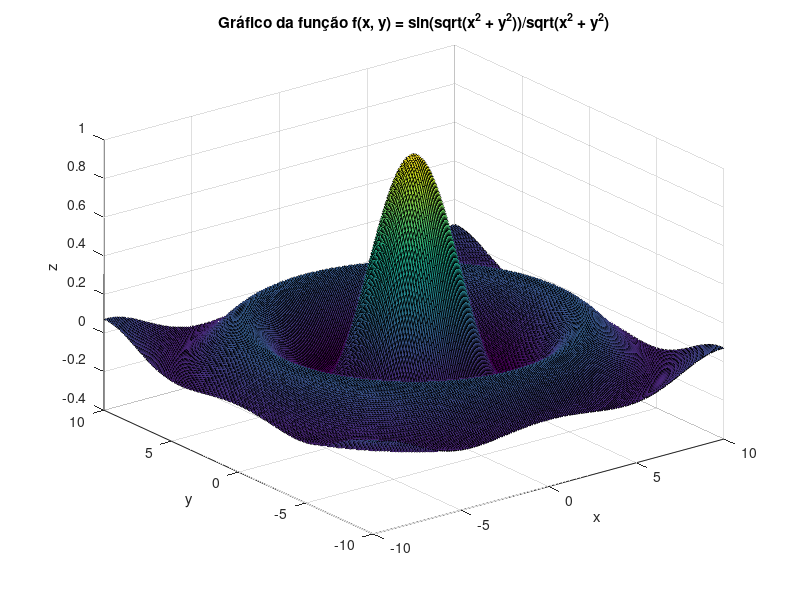

Write MATLAB code to recreate this figure.
% Define a função
f = @(x, y) sin(sqrt(x.^2 + y.^2))./sqrt(x.^2 + y.^2);

% Cria uma malha de pontos (x, y)
[x, y] = meshgrid(-10:0.1:10);

% Calcula os valores de z = f(x, y) para cada ponto da malha
z = f(x, y);

% Plota o gráfico 3D
figure
surf(x, y, z)
xlabel('x')
ylabel('y')
zlabel('z')
title('Gráfico da função f(x, y) = sin(sqrt(x^2 + y^2))/sqrt(x^2 + y^2)')
